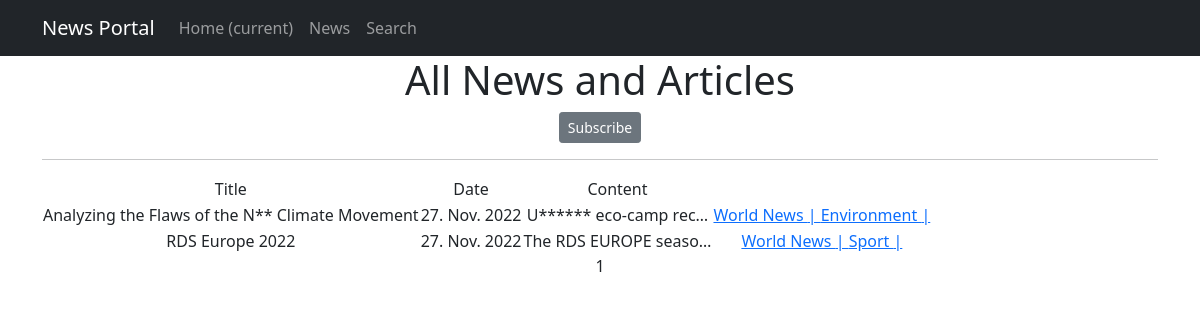
Screenshot of /news/categories/1 with the database file from the repository.
### news/models.py (models this page shows, shortened)
class Post(models.Model):
    article = 'AR'
    news = 'NE'
    NEWSTYPES = [
        (article, 'Article'),
        (news, 'News'),
    ]
    choice = models.CharField(max_length=2,
                              choices=NEWSTYPES,
                              default=news)
    date = models.DateTimeField(auto_now_add=True)
    title = models.CharField(max_length=255)
    content = models.TextField(default="No News / Articles Yet")
    news_rate = models.IntegerField(default=0)
    author = models.ForeignKey(Author, on_delete=models.CASCADE)
    category = models.ManyToManyField(Category, through='PostCategory')

class Category(models.Model):
    category_name = models.CharField(max_length=255, unique=True)
    subscribers = models.ManyToManyField(User, related_name='categories')

### news/views.py (the view)
# urls.py: path('categories/<int:pk>', CategoryListView.as_view(), name='category_list'),
class CategoryListView(NewsList):
    model = Post
    template_name = 'category_list.html'
    context_object_name = 'category_news'
    def get_queryset(self):
        self.category = get_object_or_404(Category, id=self.kwargs['pk'])
        queryset = Post.objects.filter(category=self.category).order_by('-date')
        return queryset
    def get_context_data(self, **kwargs):
        context = super().get_context_data(**kwargs)
        context['is_not_subscriber'] = self.request.user not in self.category.subscribers.all()
        context['category'] = self.category
        return context

### news/templatetags/custom_filters.py (called while the page is built)
@register.filter()
def censor(value):
    bad_words = ["new", "usually"]  # для примера отображения в разных новостях/статьях и в их заголовках
    if not isinstance(value, str):
        raise TypeError(f"Filter is used only for 'str' type!")
    for word in value.split():
        if word.lower() in bad_words:
            value = value.replace(word, f"{word[0]}{cenzor_symbol * (len(word) - 1)}")
    return value

### news/views.py (called while the page is built)
    def get_context_data(self, **kwargs):
        context = super().get_context_data(**kwargs)
        context['time_now'] = \
            datetime.utcnow()
        context['next_info'] = None
        return context

### templates/category_list.html (shortened to what this page needs)
{% extends 'flatpages/default.html' %}
{% load custom_filters %}
{% load custom_tags %}
{% load cache %}
{% cache 30 category %}
{% block content %}
   <h1>All News and Articles</h1>
    {% if is_not_subscriber %}
        <p class='text-center'><a href="{% url 'subscribe' category.id %}" class="btn btn-secondary btn-sm">Subscribe</a> </p>
    {% endif %}
   <hr>
   {% if category_news %}
       <table>
           <tr>
               <td>Title</td>
               <td>Date</td>
               <td>Content</td>
           </tr>
           {% for new in category_news %}
           <tr>
               <td>{{ new.title|censor }}</td>
               <td>{{ new.date|date:'d. M. Y' }}</td>
               <td>{{ new.content|truncatechars:21|censor }}</td>
               <td>
                   {% for category in new.category.all %}
                   <a href="{% url 'category_list' category.id %}"> {{category.category_name}} | </a>
                   {% endfor %}
               </td>
           </tr>
           {% endfor %}
       </table>
   {% else %}
       <h2>No Available News Yet!</h2>
   {% endif %}
   {{ page_obj.number }}
{% endblock content %}
{% endcache %}

### rows the page displays
Post: title|censor "Analyzing the Flaws of the N** Climate Movement", date "27. Nov. 2022", content|censor "U****** eco-camp rec…"
Category: category_name "World News"
Category: category_name "Environment"
Post: title|censor "RDS Europe 2022", date "27. Nov. 2022", content|censor "The RDS EUROPE seaso…"
Category: category_name "Sport"

### other values shown
{{ page_obj.number }} "1"
